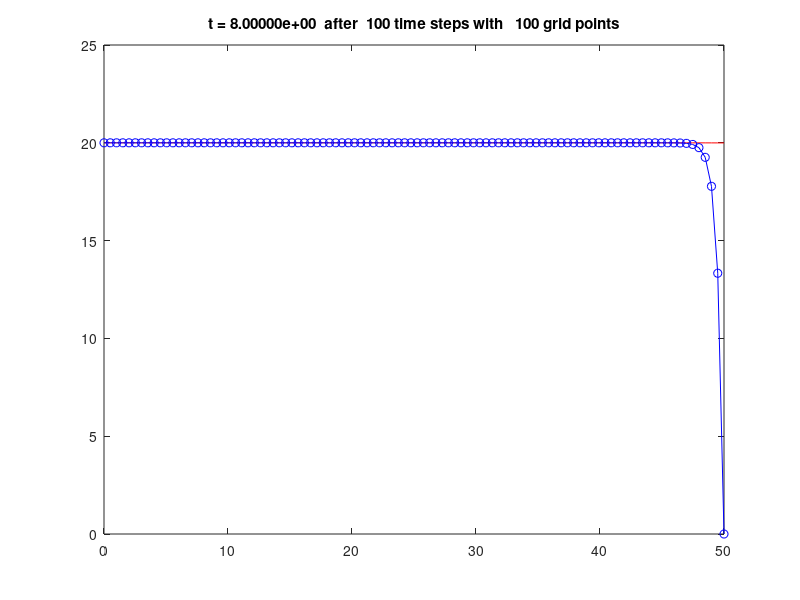

Reproduce this figure in MATLAB.
function Crank_Nicolson()

v = 10;
Diff = 0.5*v;

xl = 0;
xr = 50;
nx = 100;
tfinal = 8;

dx = (xr-xl)/nx;
dt = 0.08;
x = linspace(xl,xr,nx)';

nsteps = round(tfinal/dt);
nplot = 1;

tn = 0;
u0 = zeros(size(x));
u0(1) = 20.0;
u0(end) = 0;
u = u0;

ufine = u0(1)/2*(erfc((x-v*tn)/sqrt(4*Diff*tn))+exp(x*v/Diff).*erfc((x+v*tn)/sqrt(4*Diff*tn)));
plot(x,ufine,'r',x,u,'bo-')
drawnow

alpha = -v*dt/dx/4;
beta = Diff*dt/dx^2/2;
A = (alpha - beta) * ones(size(u));
A(1) = 0;
A(end) = 0;
B = (1 + 2*beta) * ones(size(u));
B(1) = 1;
B(end) = 1;
C = (-alpha - beta) * ones(size(u));
C(1) = 0;
C(end) = 0;
D = zeros(size(u));
I = (2:nx-1)';

for n = 1 : nsteps
    tnp = tn + dt;
    
    D(I) = (-alpha+beta)*u(I-1)+(1-2*beta)*u(I)+(alpha+beta)*u(I+1);
    D(1) = 20;
    D(end) = 0;
    
    u = TDMAsolver(A, B, C, D);
    if mod(n,nplot)==0 || n==nsteps
        ufine = u0(1)/2*(erfc((x-v*tnp)/sqrt(4*Diff*tnp))+exp(x*v/Diff).*erfc((x+v*tnp)/sqrt(4*Diff*tnp)));
        plot(x,ufine,'r',x,u,'bo-')
        title(sprintf('t = %9.5e  after %4i time steps with %5i grid points',...
                       tnp,n,nx))
        drawnow
    end
    
    tn = tnp;
end

end

%------------------------------------------------------------

function x = TDMAsolver(a,b,c,d)
%a, b, c are the column vectors for the compressed tridiagonal matrix, d is the right vector
n = length(d); % n is the number of rows
 
% Modify the first-row coefficients
c(1) = c(1) / b(1);    % Division by zero risk.
d(1) = d(1) / b(1);   
 
for i = 2:n-1
    temp = b(i) - a(i) * c(i-1);
    c(i) = c(i) / temp;
    d(i) = (d(i) - a(i) * d(i-1))/temp;
end
 
d(n) = (d(n) - a(n) * d(n-1))/( b(n) - a(n) * c(n-1));
 
% Now back substitute.
x(n) = d(n);
for i = n-1:-1:1
    x(i) = d(i) - c(i) * x(i + 1);
end
end